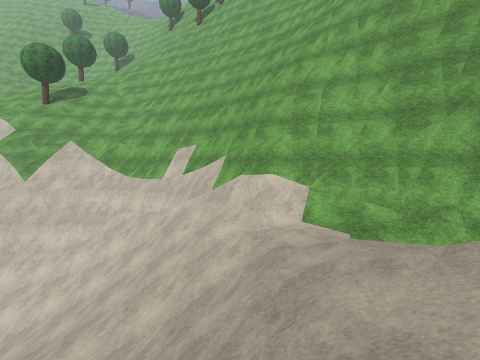
view 1 (above)

13 first-person views from a walk through a 3-D level made in the Unity game engine. The camera is 1.5 m above the floor, tilts 4° down and sees 90° across. The floor is counted in squares, 2 m on a side. Each view is taken from the middle of a square. On the plan, view 1 faces up. The plan holds only what a view shows up to about 9 squares ahead; the rest is blank. The place goes on beyond the plan. Some trees and plants on the terrain are drawn as simple stand-ins. The player is left out. Some surface patterns are stand-ins.

view 2
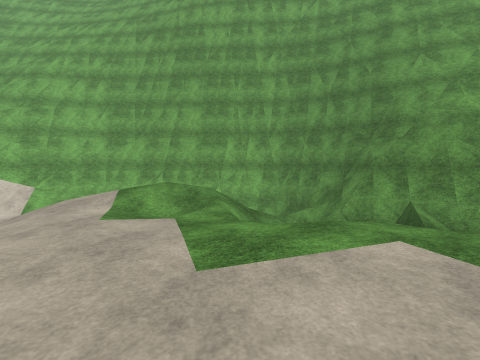

view 3
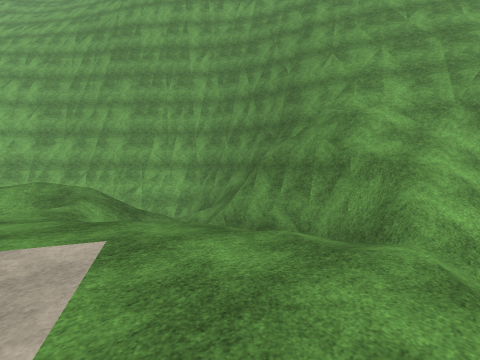

view 4
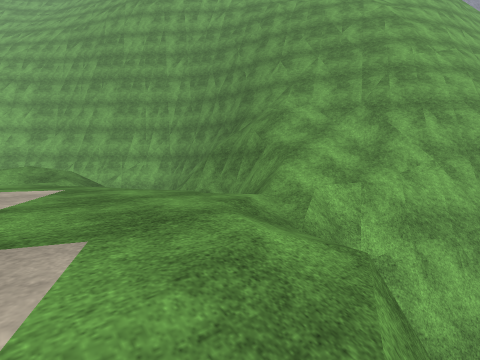

view 5
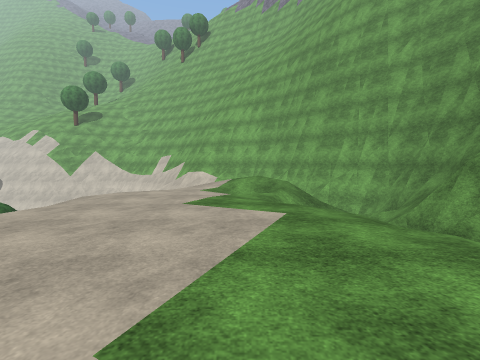

view 6
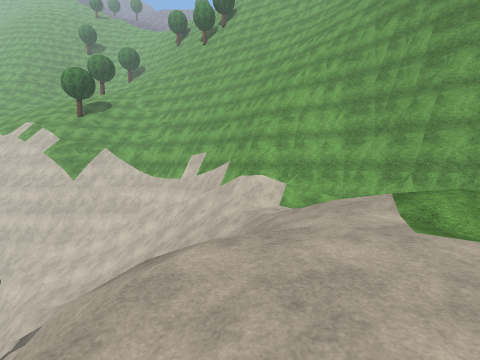

view 7
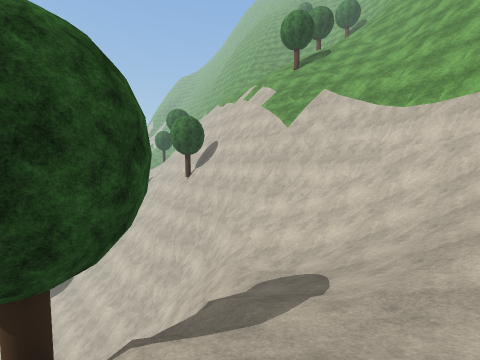

view 8
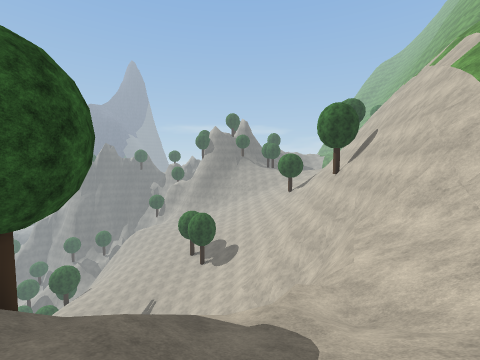

view 9
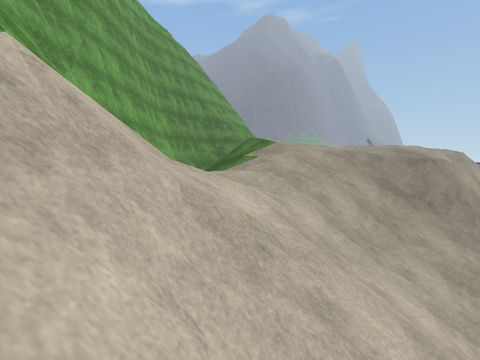

view 10
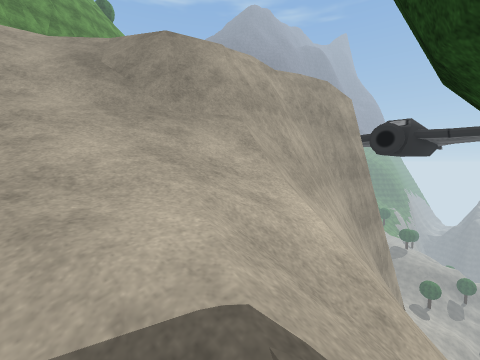

view 11
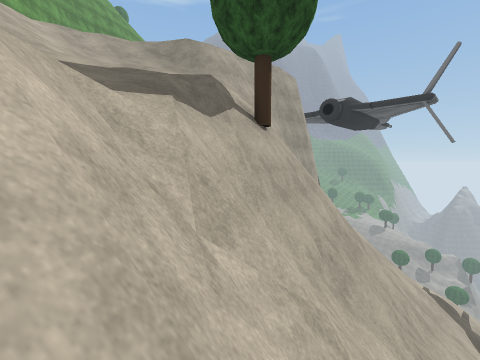

view 12
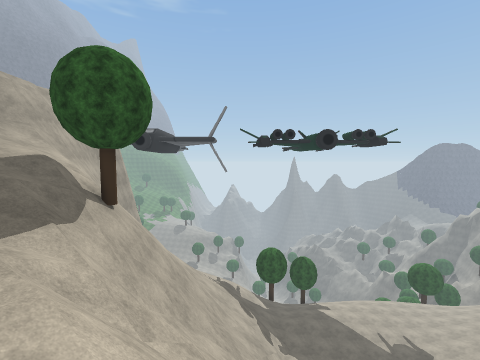

view 13
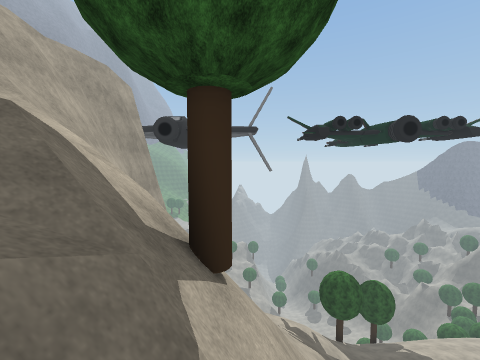

### Floor plan
Key: @ floor where view 1 was taken; # wall or solid block; . main floor; : floor 0.75 m higher than the main floor; - floor 0.75 m lower than the main floor; _ floor 1.5 m lower than the main floor; / step, stairs or slope; = window, fence, low wall or low ledge; v drop or lower ground; O other object.
Columns run from 12 left of view 1 to 11 right of it. Each row starts with its distance up from view 1.
  9 ############
  8 vvv///////###
  7 vvv////////####
  6 vvvv//////////###
  5  vv//////////_//##
  4 vvvvv////////-///##
  3 v  vvv//////////  ##
  2    vvvv//////////  ##
  1    vvvOO//////.:/= ##
  0   vvvvvvv/##@..////=##
 -1  vvvvvvvvvv/..../////##
 -2    vvv  vvv/..../ /####
 -3    vvv  vvv/.....//#v=#
 -4    vvv  vvv=....../#//##
 -5   vvv    vv  .....////##
 -6    vv   vvv  ....//////#
 -7    v           ../////##
 -8                /vvvvvvv#

Where each view was taken, in squares from view 1:
view 1: 0 up, 0 right, facing up
view 2: 4 down, 1 right, facing up-right
view 3: 6 down, 3 right, facing up-right
view 4: 8 down, 3 right, facing up-right
view 5: 7 down, 3 right, facing up
view 6: 3 down, 0 right, facing up
view 7: 1 up, 3 left, facing up-left
view 8: 4 up, 3 left, facing left
view 9: 7 up, 2 left, facing down-right
view 10: 2 up, 5 left, facing down-right
view 11: 5 up, 9 left, facing down-right
view 12: 7 up, 9 left, facing down
view 13: 3 up, 6 left, facing down
